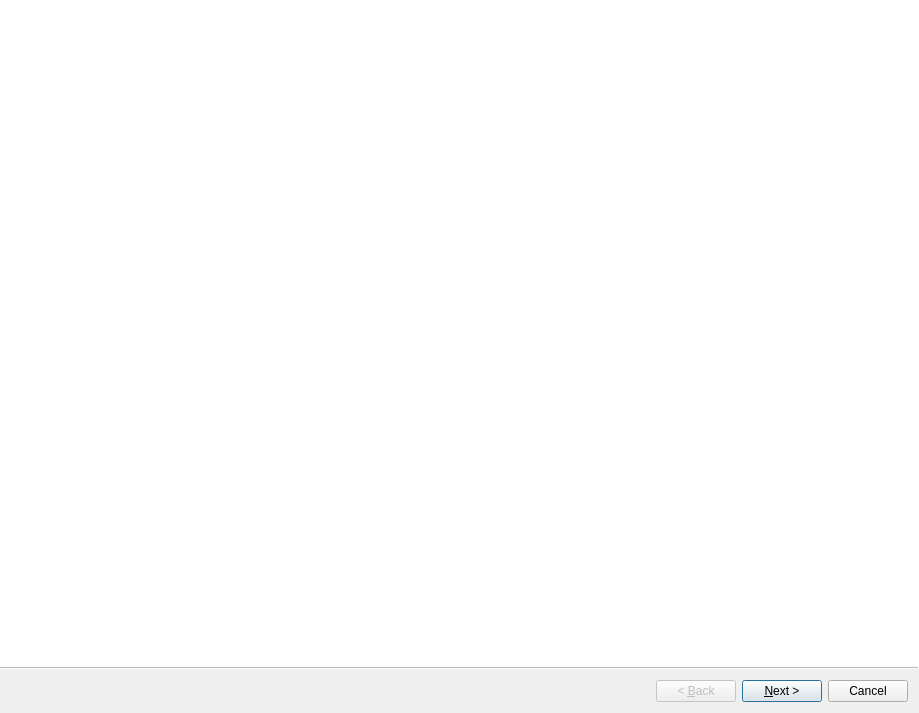
<?xml version="1.0" encoding="UTF-8"?>
<ui version="4.0">
 <class>Wizard</class>
 <widget class="QWizard" name="Wizard">
  <property name="geometry">
   <rect>
    <x>0</x>
    <y>0</y>
    <width>919</width>
    <height>713</height>
   </rect>
  </property>
  <property name="windowTitle">
   <string>Wizard</string>
  </property>
  <property name="sizeGripEnabled">
   <bool>false</bool>
  </property>
  <property name="modal">
   <bool>false</bool>
  </property>
  <property name="wizardStyle">
   <enum>QWizard::ModernStyle</enum>
  </property>
  <widget class="QWizardPage" name="wizardPage_2">
   <widget class="QLabel" name="label">
    <property name="geometry">
     <rect>
      <x>50</x>
      <y>60</y>
      <width>831</width>
      <height>511</height>
     </rect>
    </property>
    <property name="text">
     <string/>
    </property>
    <property name="pixmap">
     <pixmap>../dades/imatges/capturaQVista.PNG</pixmap>
    </property>
    <property name="scaledContents">
     <bool>true</bool>
    </property>
   </widget>
  </widget>
  <widget class="QWizardPage" name="wizardPage1">
   <property name="title">
    <string>Escull la capa base</string>
   </property>
   <property name="subTitle">
    <string>Aquest capa mostrarà el fons cartogràfic.</string>
   </property>
   <layout class="QHBoxLayout" name="horizontalLayout">
    <item>
     <widget class="QPushButton" name="pushButton_2">
      <property name="minimumSize">
       <size>
        <width>250</width>
        <height>250</height>
       </size>
      </property>
      <property name="text">
       <string>PushButton</string>
      </property>
     </widget>
    </item>
    <item>
     <widget class="QPushButton" name="pushButton">
      <property name="minimumSize">
       <size>
        <width>0</width>
        <height>250</height>
       </size>
      </property>
      <property name="maximumSize">
       <size>
        <width>16777215</width>
        <height>250</height>
       </size>
      </property>
      <property name="text">
       <string>PushButton</string>
      </property>
     </widget>
    </item>
   </layout>
  </widget>
  <widget class="QWizardPage" name="wizardPage2">
   <widget class="QToolBox" name="toolBox">
    <property name="geometry">
     <rect>
      <x>230</x>
      <y>150</y>
      <width>101</width>
      <height>161</height>
     </rect>
    </property>
    <property name="currentIndex">
     <number>0</number>
    </property>
    <widget class="QWidget" name="page">
     <property name="geometry">
      <rect>
       <x>0</x>
       <y>0</y>
       <width>101</width>
       <height>107</height>
      </rect>
     </property>
     <attribute name="label">
      <string>Page 1</string>
     </attribute>
    </widget>
    <widget class="QWidget" name="page_2">
     <property name="geometry">
      <rect>
       <x>0</x>
       <y>0</y>
       <width>100</width>
       <height>30</height>
      </rect>
     </property>
     <attribute name="label">
      <string>Page 2</string>
     </attribute>
    </widget>
   </widget>
   <widget class="QRadioButton" name="radioButton">
    <property name="geometry">
     <rect>
      <x>40</x>
      <y>390</y>
      <width>82</width>
      <height>17</height>
     </rect>
    </property>
    <property name="text">
     <string>RadioButton</string>
    </property>
   </widget>
   <widget class="QCommandLinkButton" name="commandLinkButton">
    <property name="geometry">
     <rect>
      <x>500</x>
      <y>190</y>
      <width>185</width>
      <height>41</height>
     </rect>
    </property>
    <property name="text">
     <string>CommandLinkButton</string>
    </property>
   </widget>
  </widget>
  <widget class="QWizardPage" name="wizardPage">
   <widget class="QToolButton" name="toolButton">
    <property name="geometry">
     <rect>
      <x>130</x>
      <y>150</y>
      <width>141</width>
      <height>101</height>
     </rect>
    </property>
    <property name="text">
     <string>...</string>
    </property>
   </widget>
   <widget class="QToolButton" name="toolButton_2">
    <property name="geometry">
     <rect>
      <x>350</x>
      <y>160</y>
      <width>151</width>
      <height>111</height>
     </rect>
    </property>
    <property name="text">
     <string>...</string>
    </property>
   </widget>
  </widget>
 </widget>
 <resources/>
 <connections/>
</ui>
